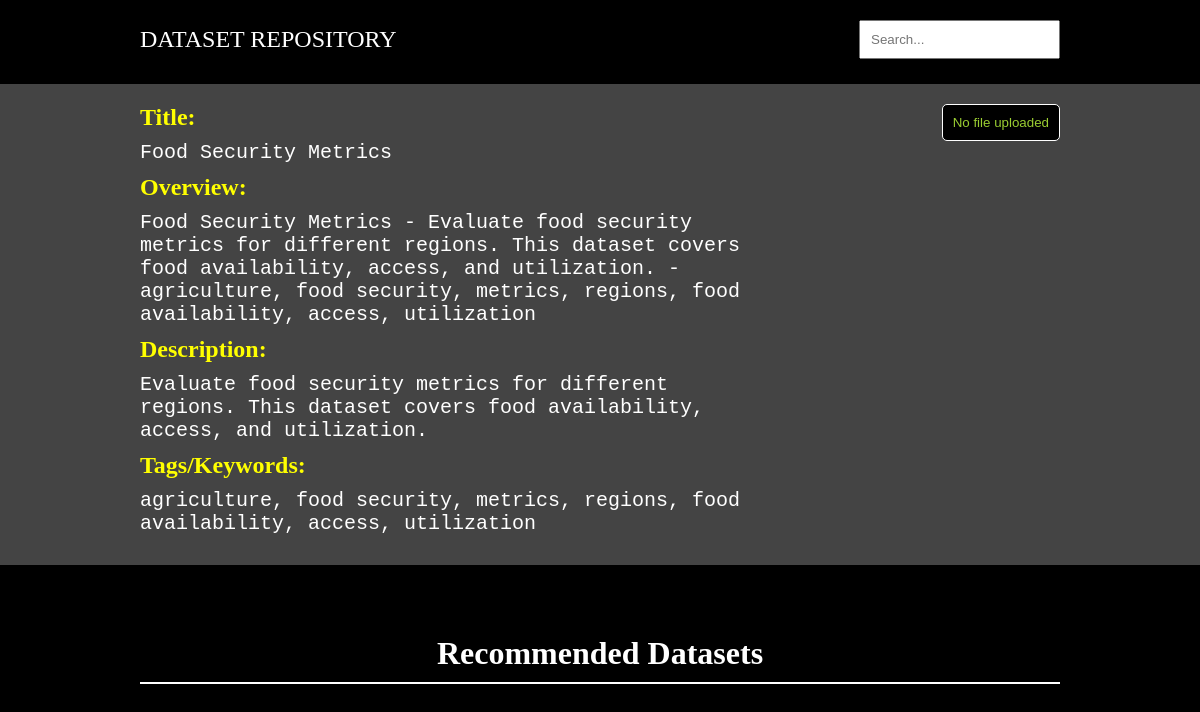
/dataset/4/, run on the app's committed database.
### base/models.py (models this page shows, shortened)
class Dataset(models.Model):
  title = models.CharField(max_length=255)
  description = models.TextField()
  tags = models.TextField()
  overview = models.TextField(blank=True)
  file = models.FileField(upload_to="uploads/",
                          validators=[FileExtensionValidator(allowed_extensions=["zip", "rar"])], blank=True)

### base/views.py (the view)
# urls.py: path("dataset/<int:pk>/", views.dataset, name="dataset"),
def dataset(request, pk):
  current_dataset = Dataset.objects.get(id=pk)
  pks, scores = give_recommendations(current_dataset.id)
  similar_datasets = []
  for pk in pks:
    similar_datasets.append(Dataset.objects.get(id=pk))
  return render(request, "base/dataset.html", {"dataset" : current_dataset,
                                                "similar_datasets" : similar_datasets,
                                                "scores" : scores, "pks" : pks})

### base/views.py (called while the page is built)
def give_recommendations(id):
  datasets = Dataset.objects.all()
  data_dict = list(datasets.values())
  df = pd.DataFrame(data_dict)
  df["overview"] = df["overview"].fillna('')
  tfv = TfidfVectorizer(min_df=1, max_features=None, strip_accents="unicode", analyzer="word", token_pattern=r"\w{1,}", ngram_range=(1, 3), stop_words="english")
  tfv_matrix = tfv.fit_transform(df["overview"])
  cos_sim = cosine_similarity(tfv_matrix, tfv_matrix)
  id_to_index = {str(id_): index for index, id_ in enumerate(df["id"])}
  idx = id_to_index[str(id)]
  cos_sim_scores = list(enumerate(cos_sim[idx]))
  cos_sim_scores = sorted(cos_sim_scores, key=lambda x: x[1], reverse=True)
  cos_sim_scores = cos_sim_scores[1:6]
  dataset_indices = [cos_sim_score[0] for cos_sim_score in cos_sim_scores]
  similar_ids = [df.iloc[index]["id"] for index in dataset_indices]
  return similar_ids, cos_sim_scores

### base/templates/base/dataset.html (shortened to what this page needs)
<!DOCTYPE html>
<html lang="en">
<head>
<body>
  <header>
    <nav>
      <a href="/"><div class="logo">DATASET REPOSITORY</div></a>
      <div class="search">
        <form action="{% url 'home' %}" method="GET" autocomplete="off">
          <input type="text" name="q" placeholder="Search...">
        </form>
      </div>
    </nav>
  </header>
  <main>
    <div class="content">
      <div class="big">
        {% if dataset.title %}
        <h2>Title: </h4>
        <p class="value">{{ dataset.title }}</p>
        {% endif %}
        {% if dataset.overview %}
        <h2>Overview: </h4>
        <p class="value">{{ dataset.overview }}</p>
        {% endif %}
        {% if dataset.description %}
        <h2>Description: </h4>
        <p class="value">{{ dataset.description }}</p>
        {% endif %}
        {% if dataset.tags %}
        <h2>Tags/Keywords: </h4>
        <p class="value">{{ dataset.tags }}</p>
        {% endif %}
      </div>
      <div class="small">
      {% if dataset.file %}
        <button class="download-button"><a href="{% url 'download' dataset.id %}">Download dataset</a></button>
      {% else %}
        <button class="download-button"><a href="">No file uploaded</a></button>
      {% endif %}
      </div>
    </div>
  </main>
  <div class="similar">
    <div class="content">
      <h1 class="similar-text">Recommended Datasets</h1>
    </div>
  </div>
</body>
</html>

### base/templates/base/dataset.html (style rules this page uses)
* { box-sizing: border-box; margin: 0px; padding: 0px; }
body { background-color: #000; color: white; }
header { background-color: black; display: flex; justify-content: center; align-items: center; }
header nav { width: 80%; display: flex; justify-content: space-between; align-items: center; color: white; font-size: 24px; text-align: center; margin-bottom: 5px; padding: 20px; }
a { color: white; }
main { margin-bottom: 50px; background-color: #444; }
main .content { width: 80%; display: flex; justify-content: space-between; margin: 0 auto; padding: 20px; }
.big { width: 70%; margin-right: 20px; }
.small { width: 30%; text-align: right; }
.similar { display: flex; justify-content: center; }
.similar .content { width: 80%; display: flex; text-align: center; flex-direction: column; padding: 20px; }
.download-button { background-color: #000; color: blue; border: 1px solid #fff; padding: 10px; border-radius: 5px; cursor: pointer; text-align: right; }
a { text-decoration: none; color: yellowgreen; }
h1 { margin-bottom: 20px; border-bottom: 2px solid white; padding-bottom: 10px; }
p { margin: 10px 0px; }
.logo { color: white; }
h2 { color: yellow; }
input { padding: 10px; }
.value { font-size: 20px; font-family: 'Courier New', Courier, monospace; }

### data on the page
Dataset: title "Food Security Metrics", overview "Food Security Metrics - Evaluate food security metrics for different regions. This dataset covers food availability, access, and utilization. - agriculture, food security, metrics, regions, food availability, access, utilization", description "Evaluate food security metrics for different regions. This dataset covers food availability, access, and utilization.", tags "agriculture, food security, metrics, regions, food availability, access, utilization"
